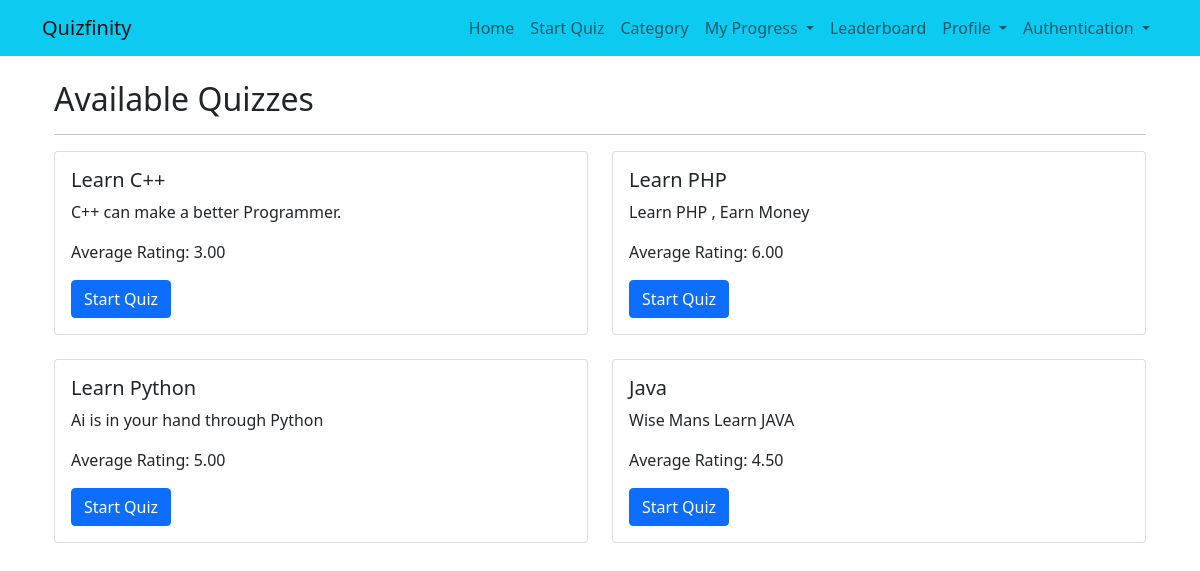
The app's page /quiz/ with its own data.
### quizzes/models.py (models this page shows, shortened)
class Quiz(models.Model):
    CATEGORY_CHOICES = (
        ('C', 'C'),
        ('CPP', 'CPP'),
        ('Python', 'Python'),
        ('Java', 'Java'),
        ('PHP', 'PHP'),
    )
    title = models.CharField(max_length=255)
    description = models.TextField(default="Default description")
    category = models.CharField(max_length=50, choices=CATEGORY_CHOICES)
    time_limit = models.PositiveIntegerField(default=0)  # 0 means no time limit
    average_rating = models.DecimalField(max_digits=3, decimal_places=2, default=0.00)

### quizzes/views.py (the view)
# urls.py: path('', views.quiz_list_new, name='quiz_list_new'),
def quiz_list_new(request):
    category = request.GET.get('category')
    if category:
        quizzes = Quiz.objects.filter(category=category)
    else:
        quizzes = Quiz.objects.all()
    return render(request, 'quizzes/quiz_list.html', {'quizzes': quizzes})

### quizzes/templates/quizzes/quiz_list.html (shortened to what this page needs)
{% extends "base.html" %}
{% block content %}
    <div class="container">
        <h2 class="mt-4">Available Quizzes</h2>
        <hr>
        <div class="row">
            {% for quiz in quizzes %}
            <div class="col-md-6">
                <div class="card mb-4">
                    <div class="card-body">
                        <h5 class="card-title">{{ quiz.title }}</h5>
                        <p class="card-text">{{ quiz.description }}</p>
                        <p class="card-text">Average Rating: {{ quiz.average_rating }}</p>
                        <a href="{% url 'quiz_detail' quiz.pk %}" class="btn btn-primary">Start Quiz</a>
                    </div>
                </div>
            </div>
            {% endfor %}
        </div>
    </div>
{% endblock %}

### records on screen
Quiz: title "Learn C++", description "C++ can make a better Programmer.", average_rating "3.00"
Quiz: title "Learn PHP", description "Learn PHP , Earn Money", average_rating "6.00"
Quiz: title "Learn Python", description "Ai is in your hand through Python", average_rating "5.00"
Quiz: title "Java", description "Wise Mans Learn JAVA", average_rating "4.50"
